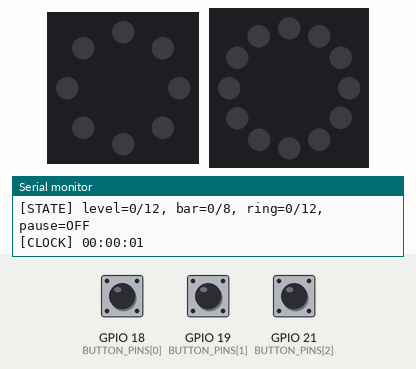
This sketch was run on a simulated ESP32. On the bench: 8 RGB LEDs in a ring, first at the top, clockwise, 12 RGB LEDs in a ring, first at the top, clockwise, the last lines printed to the serial monitor. Inputs (shaded band) come from the test bench; at power-on: GPIO 18 (BUTTON_PINS[0]) HIGH, GPIO 21 (BUTTON_PINS[2]) HIGH, GPIO 19 (BUTTON_PINS[1]) HIGH. Dim RGB values are drawn brighter than linear.

Above: at 1.2 s.
1.3 s: GPIO 18 (BUTTON_PINS[0]) pulled LOW for 0.15 s
At 2.5 s:
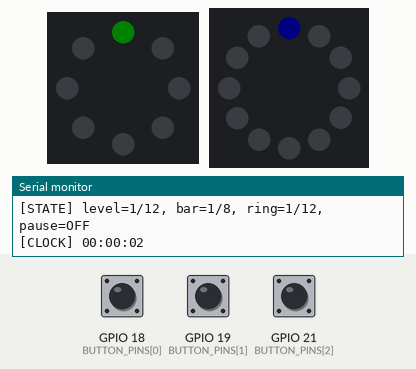
2.9 s: GPIO 21 (BUTTON_PINS[2]) pulled LOW for 0.15 s
At 3.8 s:
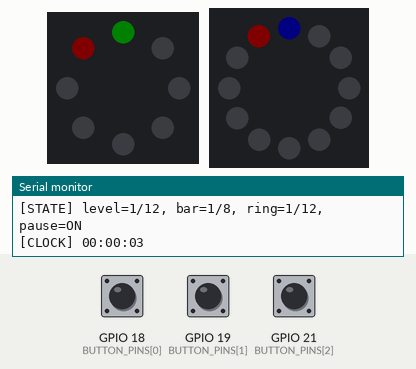
4.5 s: GPIO 19 (BUTTON_PINS[1]) pulled LOW for 0.15 s
At 5.0 s:
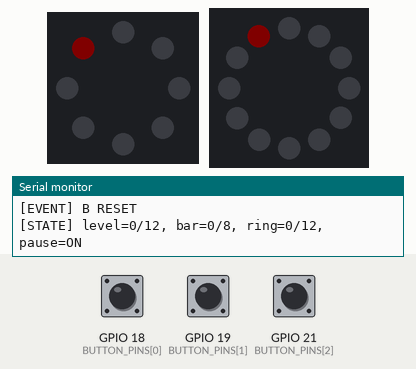
8.6 s: GPIO 21 (BUTTON_PINS[2]) pulled LOW for 1 s
At 9.3 s:
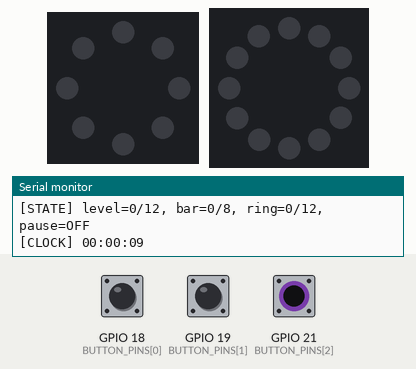
11.1 s: GPIO 21 (BUTTON_PINS[2]) pulled LOW for 3.2 s
At 12.4 s:
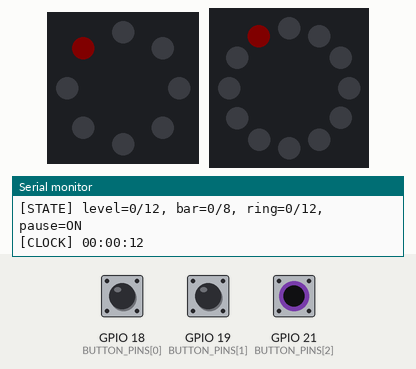
Timing chart, 0 to 14.1 s (numbered marks = the images above; inputs shaded):
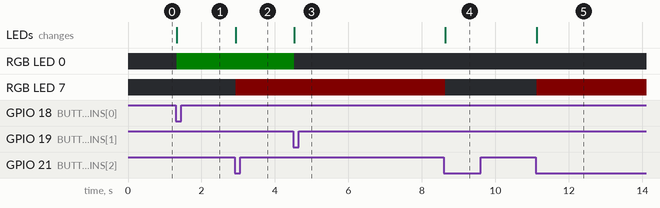

The sketch:

esp32_04_ws2812_interrupt.ino
```cpp
#include <Adafruit_NeoPixel.h>


// Week 07 - Interrupt + WS2812 (8 LEDs bar, 12 LEDs ring)
// Button A: increase level / B: reset / C: pause or resume
// Open Serial Monitor at 115200 baud.
// LED modules: external regulated 5V, shared GND with MCU.
// ESP32: use a 5V logic level shifter on both WS2812 data lines.
const uint8_t BAR_PIN = 23;
const uint8_t RING_PIN = 22;
const uint8_t BUTTON_PINS[3] = {18, 19, 21};
const uint8_t BAR_COUNT = 8;
const uint8_t RING_COUNT = 12;
const uint32_t DEBOUNCE_MS = 30;

Adafruit_NeoPixel bar(BAR_COUNT, BAR_PIN, NEO_GRB + NEO_KHZ800);
Adafruit_NeoPixel ring(RING_COUNT, RING_PIN, NEO_GRB + NEO_KHZ800);

portMUX_TYPE eventMux = portMUX_INITIALIZER_UNLOCKED;
volatile uint32_t interruptEvents = 0;

void ARDUINO_ISR_ATTR onIncrease() {
  portENTER_CRITICAL_ISR(&eventMux);
  interruptEvents |= 0x01;
  portEXIT_CRITICAL_ISR(&eventMux);
}

void ARDUINO_ISR_ATTR onReset() {
  portENTER_CRITICAL_ISR(&eventMux);
  interruptEvents |= 0x02;
  portEXIT_CRITICAL_ISR(&eventMux);
}

void ARDUINO_ISR_ATTR onPause() {
  portENTER_CRITICAL_ISR(&eventMux);
  interruptEvents |= 0x04;
  portEXIT_CRITICAL_ISR(&eventMux);
}
bool waitingForStablePress[3] = {false, false, false};
uint32_t lowStartedAt[3] = {0, 0, 0};
bool paused = false;
uint8_t level = 0;
uint32_t lastClockTick = 0;
uint32_t elapsedSeconds = 0;

void printStatus(const char* eventName) {
  Serial.print("[EVENT] ");
  Serial.println(eventName);

  Serial.print("[STATE] level=");
  Serial.print(level);
  Serial.print("/12, bar=");
  Serial.print(level < BAR_COUNT ? level : BAR_COUNT);
  Serial.print("/8, ring=");
  Serial.print(level);
  Serial.print("/12, pause=");
  Serial.println(paused ? "ON" : "OFF");
}

void renderLeds() {
  bar.clear();
  ring.clear();

  for (uint8_t i = 0; i < level && i < BAR_COUNT; i++) {
    bar.setPixelColor(i, bar.Color(0, 30, 0));
  }

  for (uint8_t i = 0; i < level && i < RING_COUNT; i++) {
    ring.setPixelColor(i, ring.Color(0, 0, 30));
  }

  // The final pixel is red when paused, replacing its level color.
  if (paused) {
    bar.setPixelColor(7, bar.Color(30, 0, 0));
    ring.setPixelColor(11, ring.Color(30, 0, 0));
  }

  // Never call show() from an interrupt service routine.
  bar.show();
  ring.show();
}

void setup() {
  Serial.begin(115200);

  for (uint8_t i = 0; i < 3; i++) {
    pinMode(BUTTON_PINS[i], INPUT_PULLUP);
  }

  bar.begin();
  ring.begin();
  bar.setBrightness(50);
  ring.setBrightness(50);
  renderLeds();

  attachInterrupt(digitalPinToInterrupt(BUTTON_PINS[0]), onIncrease, FALLING);
  attachInterrupt(digitalPinToInterrupt(BUTTON_PINS[1]), onReset, FALLING);
  attachInterrupt(digitalPinToInterrupt(BUTTON_PINS[2]), onPause, FALLING);

  lastClockTick = millis();
  Serial.println("=== Week 07 WS2812 Interrupt Lab ===");
  Serial.println("A: increase  B: reset  C: pause/resume");
  printStatus("START");
}

void updateClock(uint32_t now) {
  while ((uint32_t)(now - lastClockTick) >= 1000UL) {
    lastClockTick += 1000UL;
    elapsedSeconds++;

    uint32_t hours = (elapsedSeconds / 3600UL) % 24UL;
    uint8_t minutes = (elapsedSeconds / 60UL) % 60UL;
    uint8_t seconds = elapsedSeconds % 60UL;

    Serial.print("[CLOCK] ");
    if (hours < 10) Serial.print('0');
    Serial.print(hours);
    Serial.print(':');
    if (minutes < 10) Serial.print('0');
    Serial.print(minutes);
    Serial.print(':');
    if (seconds < 10) Serial.print('0');
    Serial.println(seconds);
  }
}

uint8_t takeInterruptEvents() {
  portENTER_CRITICAL(&eventMux);
  uint8_t events = (uint8_t)interruptEvents;
  interruptEvents = 0;
  portEXIT_CRITICAL(&eventMux);
  return events;
}

void processButton(uint8_t index) {
  if (index == 0) {
    if (!paused) {
      level = (level + 1) % 13;
      printStatus("A INCREASE");
    } else {
      printStatus("A IGNORED (PAUSED)");
    }
  } else if (index == 1) {
    level = 0;
    printStatus("B RESET");
  } else {
    paused = !paused;
    printStatus(paused ? "C PAUSE" : "C RESUME");
  }

  renderLeds();
}

void updateButtons(uint32_t now) {
  uint8_t events = takeInterruptEvents();

  for (uint8_t i = 0; i < 3; i++) {
    if (events & (1U << i)) {
      waitingForStablePress[i] = true;
      lowStartedAt[i] = 0;
    }

    if (!waitingForStablePress[i]) {
      continue;
    }

    if (digitalRead(BUTTON_PINS[i]) == HIGH) {
      lowStartedAt[i] = 0;
      continue;
    }

    if (lowStartedAt[i] == 0) {
      lowStartedAt[i] = now;
    }

    if ((uint32_t)(now - lowStartedAt[i]) < DEBOUNCE_MS) {
      continue;
    }

    waitingForStablePress[i] = false;
    lowStartedAt[i] = 0;
    processButton(i);
  }
}

void loop() {
  uint32_t now = millis();
  updateClock(now);
  updateButtons(now);
}
```

Measured:
- after the input at 1.3 s, RGB LED 0: off → RGB(0, 5, 0) at once; the LEDs: change at once (image 1)
- after the input at 2.9 s, RGB LED 7: off → RGB(5, 0, 0) at once; the LEDs: change at once (image 2)
- after the input at 4.5 s, RGB LED 0: RGB(0, 5, 0) → off at once; the LEDs: change at once (image 3)
- after the input at 8.6 s, RGB LED 7: RGB(5, 0, 0) → off at once; the LEDs: change at once (image 4)
- after the input at 11.1 s, RGB LED 7: off → RGB(5, 0, 0) at once; the LEDs: change at once (image 5)
